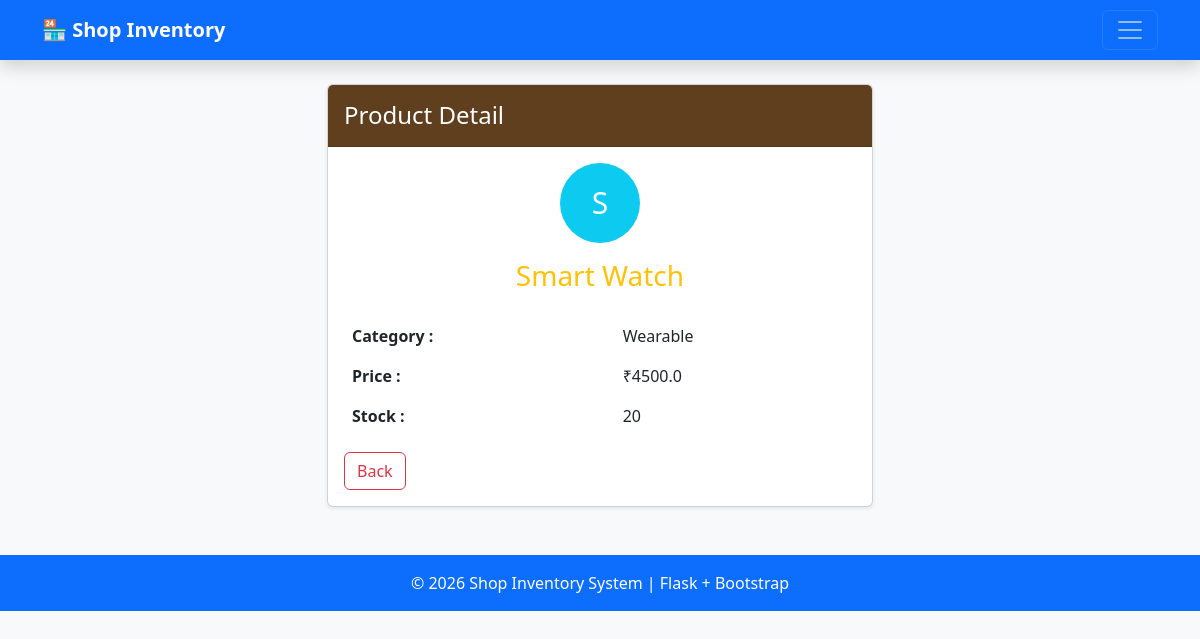
The app's page /products/15, older data.
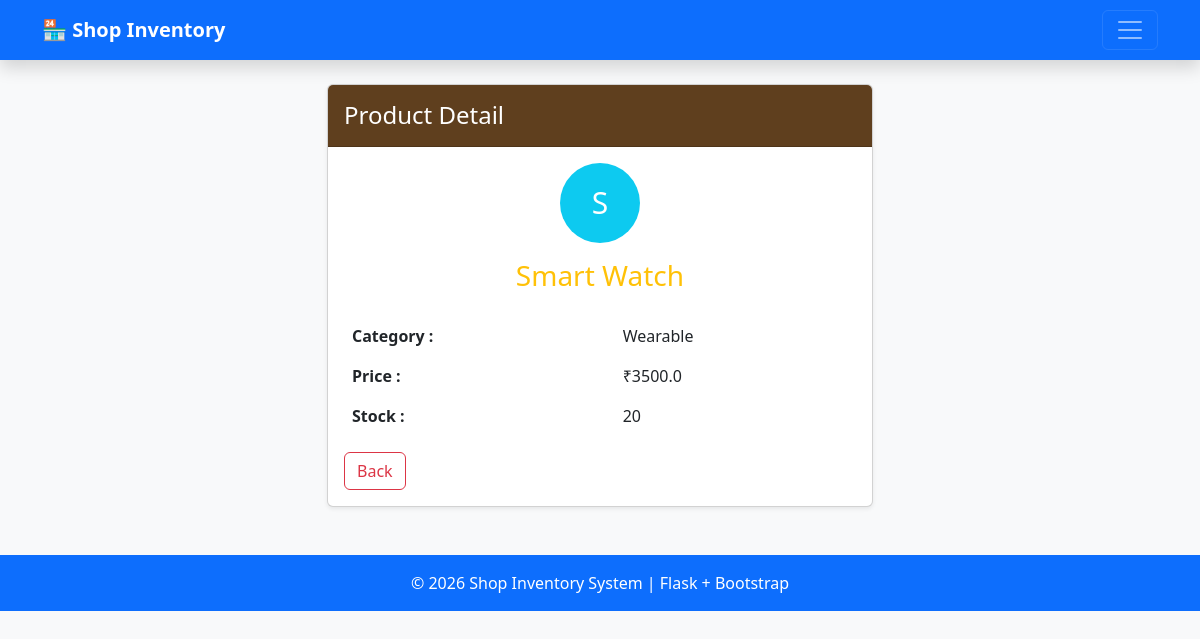
The same page, newer data.
### tables this page shows
CREATE TABLE products (
                    id INTEGER PRIMARY KEY AUTOINCREMENT,
                    name TEXT NOT NULL,
                    category TEXT NOT NULL,
                    price REAL NOT NULL,
                    stock INTEGER NOT NULL
                 );

### app.py (the view)
@app.route("/products/<int:id>")
def product_detail(id):
    conn = get_db()
    product = conn.execute("SELECT * FROM products WHERE id = ?", (id,)).fetchone()
    conn.close()
    if product is None:
        flash("Product not found.", "danger")
        return redirect(url_for("product")) #Function name of your products page
    return render_template("detail.html", product=product)

### database.py (called while the page is built)
def get_db():
    conn = sqlite3.connect('myproject.db')
    conn.row_factory = sqlite3.Row # To access columns by name
    return conn

### templates/detail.html (shortened to what this page needs)
{% extends 'base.html' %}
{% block content %}
<div class="row justify-content-center">
    <div class="col-md-6">
        <div class="card shadow-sm">
            <div class="card-header text-white py-3" style="background-color:#5f3f1e;">
                <h4 class="mb-0">Product Detail</h4>
            </div>
            <div class="card-body">
                <div class="text-center mb-4">
                    <div class="avatar rounded-circle bg-info text-white
                    d-inline-flex align-items-center justify-content-center"
                    style="width:80px;height:80px;font-size:30px;">
                        {{ product.name[0] | upper }}
                    </div>
                    <h3 class="mt-3 text-warning">{{ product.name }}</h3>
                </div>
                <table class="table table-borderless">
                    <tr>
                        <th>Category :</th>
                        <td>{{ product.category }}</td>
                    </tr>
                    <tr>
                        <th>Price :</th>
                        <td>₹{{ product.price }}</td>
                    </tr>
                    <tr>
                        <th>Stock :</th>
                        <td>{{ product.stock }}</td>
                    </tr>
                </table>
                <a href="{{ url_for('product') }}" class="btn btn-outline-danger">
                    Back
                </a>
            </div>
        </div>
    </div>
</div>
{% endblock %}

Row changes from the older to the newer data that the page shows:
changed products "Smart Watch": price "4500.0" → "3500.0"
